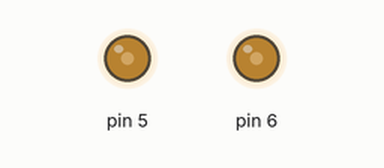
Bench run of a sketch on a simulated Arduino Uno, built with avr-gcc and run on an emulated ATmega328P. On the bench: output pins drawn as LEDs (lit = HIGH).

Above: at 0.1 s.
Timing chart, 0 to 1.6 s (numbered marks = the images above):
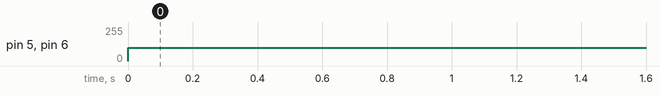

Measured:
- by itself, pin 5, pin 6: 0/255 → 100/255 at 0.00 s

The sketch:

sketch_oct30a.ino
```cpp
void Motor(int SpeedRight, int SpeedLeft, int time2exec=100){
  if (SpeedRight > 0){
    digitalWrite(4, 0);
    analogWrite(5, SpeedRight);
  }
  else if (SpeedRight < 0){
    digitalWrite(4, 1);
    analogWrite(5, -SpeedRight);
  }
  else
  {
    digitalWrite(4, 0);
    analogWrite(5, 0);

  }

  if (SpeedLeft > 0){
    digitalWrite(7, 0);
    analogWrite(6, SpeedLeft);
  }
  else if (SpeedLeft < 0){

  digitalWrite(7, 1);
    analogWrite(6, -SpeedLeft);
  }
  else
  {
    digitalWrite(7, 0);
    analogWrite(6, 0);

  }
  delay(time2exec);
}
void setup() {
  // put your setup code here, to run once:

}

void loop() {
  Motor(100,100);

}
```
